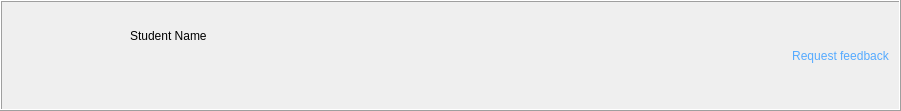
   <widget class="QFrame" name="frame_nameandpic">
    <property name="geometry">
     <rect>
      <x>220</x>
      <y>90</y>
      <width>901</width>
      <height>111</height>
     </rect>
    </property>
    <property name="frameShape">
     <enum>QFrame::Box</enum>
    </property>
    <property name="frameShadow">
     <enum>QFrame::Raised</enum>
    </property>
    <widget class="QPushButton" name="pushButton_profileLarge">
     <property name="enabled">
      <bool>true</bool>
     </property>
     <property name="geometry">
      <rect>
       <x>20</x>
       <y>10</y>
       <width>91</width>
       <height>91</height>
      </rect>
     </property>
     <property name="styleSheet">
      <string notr="true">icon: url(:/icons/icons/profilepic.png);
qproperty-iconSize: 90px;</string>
     </property>
     <property name="text">
      <string/>
     </property>
     <property name="flat">
      <bool>true</bool>
     </property>
    </widget>
    <widget class="QLabel" name="label_nameLarge">
     <property name="geometry">
      <rect>
       <x>130</x>
       <y>20</y>
       <width>501</width>
       <height>31</height>
      </rect>
     </property>
     <property name="styleSheet">
      <string notr="true">font: 16pt &quot;MS Shell Dlg 2&quot;;</string>
     </property>
     <property name="text">
      <string>Student Name</string>
     </property>
    </widget>
    <widget class="QPushButton" name="pushButton_requestFeedback">
     <property name="geometry">
      <rect>
       <x>790</x>
       <y>45</y>
       <width>101</width>
       <height>21</height>
      </rect>
     </property>
     <property name="styleSheet">
      <string notr="true">color: rgb(85, 170, 255)</string>
     </property>
     <property name="text">
      <string>Request feedback</string>
     </property>
     <property name="flat">
      <bool>true</bool>
     </property>
    </widget>
   </widget>
